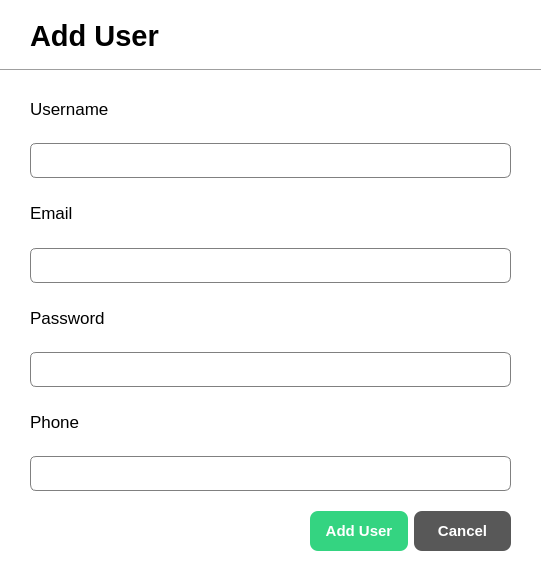
<?xml version="1.0" encoding="UTF-8"?>
<ui version="4.0">
 <class>TestDialog</class>
 <widget class="QDialog" name="TestDialog">
  <property name="geometry">
   <rect>
    <x>0</x>
    <y>0</y>
    <width>542</width>
    <height>580</height>
   </rect>
  </property>
  <property name="windowTitle">
   <string>Dialog</string>
  </property>
  <property name="styleSheet">
   <string notr="true">QDialog{
	background-color: white;
}

QLineEdit{
	border: 1px solid gray;
	border-radius: 6px;
	padding-left: 15px;
height: 35px;
}

</string>
  </property>
  <widget class="QLabel" name="label">
   <property name="geometry">
    <rect>
     <x>30</x>
     <y>20</y>
     <width>151</width>
     <height>31</height>
    </rect>
   </property>
   <property name="font">
    <font>
     <pointsize>22</pointsize>
     <bold>true</bold>
    </font>
   </property>
   <property name="text">
    <string>Add User</string>
   </property>
  </widget>
  <widget class="QWidget" name="layoutWidget">
   <property name="geometry">
    <rect>
     <x>30</x>
     <y>80</y>
     <width>481</width>
     <height>411</height>
    </rect>
   </property>
   <layout class="QVBoxLayout" name="verticalLayout_5">
    <item>
     <layout class="QVBoxLayout" name="verticalLayout">
      <item>
       <widget class="QLabel" name="label_2">
        <property name="font">
         <font>
          <pointsize>13</pointsize>
         </font>
        </property>
        <property name="text">
         <string>Username</string>
        </property>
       </widget>
      </item>
      <item>
       <widget class="QLineEdit" name="lineEdit_username">
        <property name="minimumSize">
         <size>
          <width>0</width>
          <height>35</height>
         </size>
        </property>
        <property name="maximumSize">
         <size>
          <width>16777215</width>
          <height>35</height>
         </size>
        </property>
       </widget>
      </item>
     </layout>
    </item>
    <item>
     <layout class="QVBoxLayout" name="verticalLayout_2">
      <item>
       <widget class="QLabel" name="label_3">
        <property name="font">
         <font>
          <pointsize>13</pointsize>
         </font>
        </property>
        <property name="text">
         <string>Email</string>
        </property>
       </widget>
      </item>
      <item>
       <widget class="QLineEdit" name="lineEdit_email">
        <property name="minimumSize">
         <size>
          <width>0</width>
          <height>35</height>
         </size>
        </property>
        <property name="maximumSize">
         <size>
          <width>16777215</width>
          <height>35</height>
         </size>
        </property>
       </widget>
      </item>
     </layout>
    </item>
    <item>
     <layout class="QVBoxLayout" name="verticalLayout_3">
      <item>
       <widget class="QLabel" name="label_4">
        <property name="font">
         <font>
          <pointsize>13</pointsize>
         </font>
        </property>
        <property name="text">
         <string>Password</string>
        </property>
       </widget>
      </item>
      <item>
       <widget class="QLineEdit" name="lineEdit_password">
        <property name="minimumSize">
         <size>
          <width>0</width>
          <height>35</height>
         </size>
        </property>
        <property name="maximumSize">
         <size>
          <width>16777215</width>
          <height>35</height>
         </size>
        </property>
       </widget>
      </item>
     </layout>
    </item>
    <item>
     <layout class="QVBoxLayout" name="verticalLayout_4">
      <item>
       <widget class="QLabel" name="label_5">
        <property name="font">
         <font>
          <pointsize>13</pointsize>
         </font>
        </property>
        <property name="text">
         <string>Phone</string>
        </property>
       </widget>
      </item>
      <item>
       <widget class="QLineEdit" name="lineEdit_phone">
        <property name="minimumSize">
         <size>
          <width>0</width>
          <height>35</height>
         </size>
        </property>
        <property name="maximumSize">
         <size>
          <width>16777215</width>
          <height>35</height>
         </size>
        </property>
       </widget>
      </item>
     </layout>
    </item>
   </layout>
  </widget>
  <widget class="QWidget" name="layoutWidget">
   <property name="geometry">
    <rect>
     <x>310</x>
     <y>510</y>
     <width>201</width>
     <height>42</height>
    </rect>
   </property>
   <layout class="QHBoxLayout" name="horizontalLayout">
    <item>
     <widget class="QPushButton" name="btn_addUser">
      <property name="minimumSize">
       <size>
        <width>0</width>
        <height>40</height>
       </size>
      </property>
      <property name="styleSheet">
       <string notr="true">QPushButton{
	background-color: #34D481;
	color: white;
	border: none;
	border-radius: 8px;
	font-weight: bold;
	font-size: 15px
}</string>
      </property>
      <property name="text">
       <string>Add User</string>
      </property>
     </widget>
    </item>
    <item>
     <widget class="QPushButton" name="btn_cancel">
      <property name="minimumSize">
       <size>
        <width>0</width>
        <height>40</height>
       </size>
      </property>
      <property name="styleSheet">
       <string notr="true">QPushButton{
	background-color: #585858;
	color: white;
	border: none;
	border-radius: 8px;
	font-weight: bold;
	font-size: 15px
}</string>
      </property>
      <property name="text">
       <string>Cancel</string>
      </property>
     </widget>
    </item>
   </layout>
  </widget>
  <widget class="Line" name="line">
   <property name="geometry">
    <rect>
     <x>0</x>
     <y>60</y>
     <width>541</width>
     <height>20</height>
    </rect>
   </property>
   <property name="orientation">
    <enum>Qt::Horizontal</enum>
   </property>
  </widget>
 </widget>
 <resources/>
 <connections/>
</ui>
